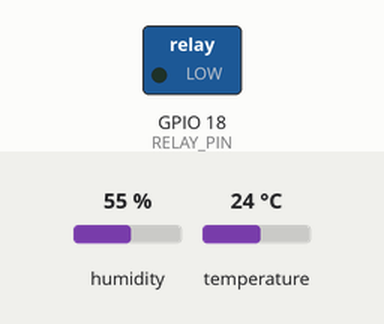
This sketch was run on a simulated ESP32. Shown: switched loads named in the sketch (green lamp = pin HIGH). Inputs (shaded band) come from the test bench; at power-on: temperature 24 °C, humidity 55 %. WiFi joins after 1.5 s; servers stay silent unless stated; uploads are accepted with an empty reply; web services answer with replies made up by the test bench; what the sketch prints to the serial monitor is not drawn.

Above: at 2.7 s.
2.8 s: temperature set to 39.5 °C
5.8 s: temperature set to 40.9 °C
At 8.5 s:
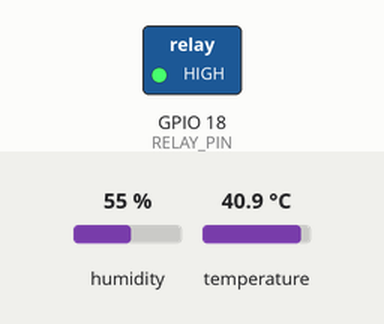
9.0 s: temperature set to 12 °C
At 10.8 s:
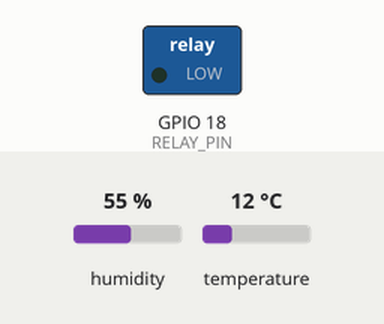
12.0 s: temperature set to 41 °C
At 13.0 s:
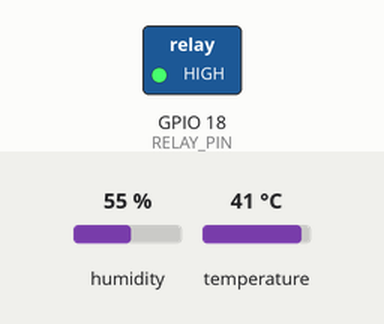
Timing chart, 0 to 15.0 s (numbered marks = the images above; inputs shaded):
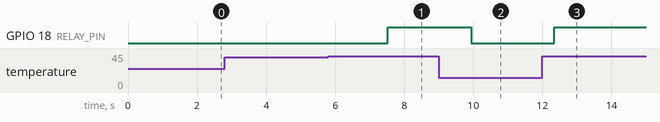

The sketch:

main.ino
```cpp
#include <WiFi.h>
#include <WiFiClientSecure.h>
#include <HTTPClient.h>
#include <DHT.h>
#include "secrets.h"

#define DHTPIN 4
#define DHTTYPE DHT22
#define RELAY_PIN 18
#define TEMP_THRESHOLD_C 40

DHT dht(DHTPIN, DHTTYPE);

enum EstadoTemperatura {
  NORMAL,
  ALTA
};

EstadoTemperatura estadoAtual = NORMAL;

void conectaWiFi() {
  Serial.print("Conectando ao Wi-Fi");
  WiFi.begin(WIFI_SSID, WIFI_PASSWORD);

  while (WiFi.status() != WL_CONNECTED) {
    delay(500);
    Serial.print(".");
  }

  Serial.println("\n✅ Conectado ao Wi-Fi!");
  Serial.print("IP: ");
  Serial.println(WiFi.localIP());
}

void enviaAlertaTelegram(const String& mensagem) {
  if (WiFi.status() != WL_CONNECTED) {
    Serial.println("Wi-Fi não conectado. Não foi possível enviar mensagem ao Telegram.");
    return;
  }

  WiFiClientSecure client;
  client.setInsecure();

  HTTPClient http;
  String telegramURL = "https://api.telegram.org/bot" + String(TELEGRAM_BOT_TOKEN) +
                       "/sendMessage?chat_id=" + String(TELEGRAM_CHAT_ID) +
                       "&text=" + mensagem;

  Serial.println("Enviando mensagem para o Telegram...");

  if (http.begin(client, telegramURL)) {
    int httpResponseCode = http.GET();

    Serial.print("Código de resposta do Telegram: ");
    Serial.println(httpResponseCode);

    if (httpResponseCode > 0) {
      Serial.print("📤 Mensagem enviada ao Telegram! Código HTTP: ");
      Serial.println(httpResponseCode);
    } else {
      Serial.print("❌ Falha ao enviar mensagem ao Telegram. Erro: ");
      Serial.println(http.errorToString(httpResponseCode).c_str());
    }

    http.end();
  } else {
    Serial.println("Falha ao iniciar conexão com o Telegram.");
  }
}

void enviaAlertaWebhook(const String& mensagem) {
  if (WiFi.status() != WL_CONNECTED) {
    Serial.println("Wi-Fi não conectado. Não foi possível enviar mensagem ao Webhook.");
    return;
  }

  WiFiClientSecure client;
  client.setInsecure();

  HTTPClient http;
  String payload = "{\"mensagem\": \"" + mensagem + "\"}";

  if (http.begin(client, WEBHOOK_URL)) {
    http.addHeader("Content-Type", "application/json");
    int httpResponseCode = http.POST(payload);

    if (httpResponseCode > 0) {
      Serial.print("📤 Mensagem enviada para o Webhook! Código HTTP: ");
      Serial.println(httpResponseCode);
    } else {
      Serial.print("❌ Falha ao enviar mensagem para o Webhook. Erro: ");
      Serial.println(http.errorToString(httpResponseCode).c_str());
    }

    http.end();
  } else {
    Serial.println("Falha ao iniciar conexão com o Webhook.");
  }
}

void setup() {
  Serial.begin(115200);
  conectaWiFi();
  dht.begin();

  pinMode(RELAY_PIN, OUTPUT);
  digitalWrite(RELAY_PIN, LOW);
}

void loop() {
  delay(2000);

  float h = dht.readHumidity();
  float t = dht.readTemperature();

  if (isnan(h) || isnan(t)) {
    Serial.println("Erro ao ler o DHT22!");
    return;
  }

  Serial.print("Temperatura: ");
  Serial.print(t);
  Serial.print(" °C | Umidade: ");
  Serial.print(h);
  Serial.println(" %");

  if (t > TEMP_THRESHOLD_C) {
    digitalWrite(RELAY_PIN, HIGH);
    Serial.println(">>> Temperatura ALTA! Relé ATIVADO.");

    if (estadoAtual != ALTA) {
      String mensagem = "Temperatura alta detectada: " + String(t) + " C | Umidade: " + String(h) + " %";
      enviaAlertaTelegram(mensagem);
      enviaAlertaWebhook(mensagem);
      estadoAtual = ALTA;
    }
  } else {
    digitalWrite(RELAY_PIN, LOW);
    Serial.println("Temperatura normal. Relé DESLIGADO.");

    if (estadoAtual != NORMAL) {
      String mensagem = "Temperatura voltou ao normal: " + String(t) + " C | Umidade: " + String(h) + " %";
      enviaAlertaTelegram(mensagem);
      enviaAlertaWebhook(mensagem);
      estadoAtual = NORMAL;
    }
  }
}
```

secrets.example.h
```cpp
#ifndef SECRETS_H
#define SECRETS_H

#define WIFI_SSID "SUA_REDE_WIFI"
#define WIFI_PASSWORD "SUA_SENHA_WIFI"

#define TELEGRAM_BOT_TOKEN "SEU_TOKEN"
#define TELEGRAM_CHAT_ID "SEU_CHAT_ID"

#define WEBHOOK_URL "SUA_URL"

#endif
```

Measured:
- the behaviour switches between 40 and 40.1 °C on temperature (found by bisection; images 0 and 1)
- after the input at 2.8 s, every drawn part: stays the same
- after the input at 5.8 s, GPIO 18 (RELAY_PIN): LOW → HIGH after 1.7 s
- after the input at 9.0 s, GPIO 18 (RELAY_PIN): HIGH → LOW after 0.93 s
- after the input at 12.0 s, GPIO 18 (RELAY_PIN): LOW → HIGH after 0.35 s
